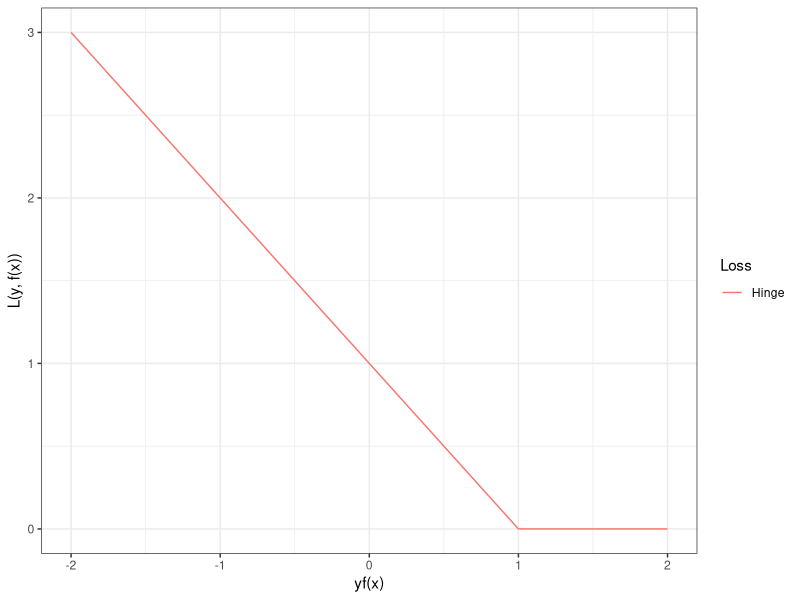
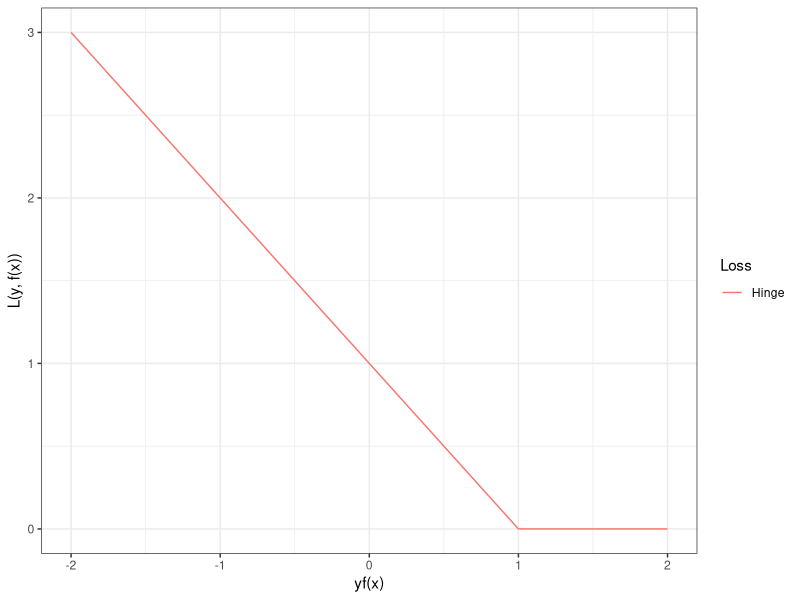

The R script that drew these images, in order:
# ------------------------------------------------------------------------------
# optimization problems

# FIG: plot hinge loss
# ------------------------------------------------------------------------------

library(ggplot2)
library(reshape)
theme_set(theme_bw())

# DATA -------------------------------------------------------------------------

f1 = function(x) x^2
f2 = function(x) {
	ifelse(x > 1, 0, 1 - x)
}
f3 = function(x) {
	ifelse(x > 0, 0, 1)
}

df = data.frame(x = seq(-2, 2, by = 0.01))
df$L2 = f1(df$x)
df$Hinge = f2(df$x)
df$ZeroOne = f3(df$x)

df = melt(df, id.vars = "x")
names(df) = c("x", "Loss", "y")

# PLOT -------------------------------------------------------------------------

p = ggplot(data = df[df$Loss == "Hinge", ], aes(x = x, y = y, colour = Loss)) + geom_line()
p = p + xlab("yf(x)") + ylab("L(y, f(x))")
p
ggsave("../figure_man/hinge.pdf", p, width = 3, height = 2)
